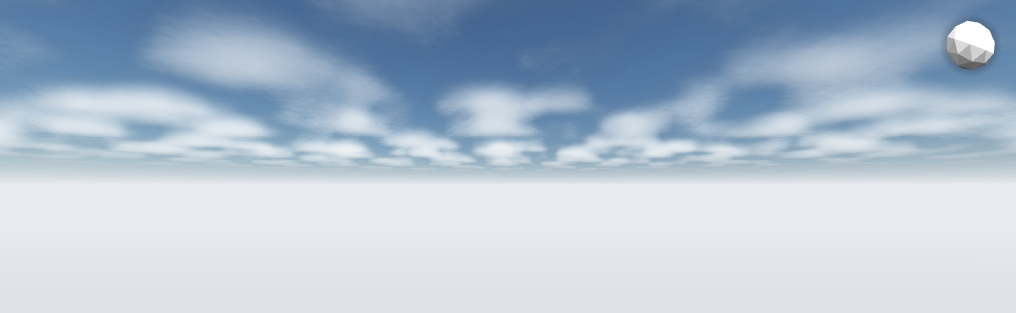
#> input picture analysis/tmp_r13_clouds/tune_cov25.png, 1016 x 313 px, found by its file name
$ python forensics4_r2.py
#> lines starting #> are read from the running program, lines starting #| are printed output that depends on the picture; after the words box and inside, x2 and y2 are one past the last pixel; in counts of white or black regions, pixels touching at a corner belong together
#!/usr/bin/env python3
"""Round 4: verify VLM claims — banding regions, streak periodicity, per-billow sun shading."""
import numpy as np
from PIL import Image
import json

def lum(a): return 0.2126*a[...,0]+0.7152*a[...,1]+0.0722*a[...,2]

def load(path):
#> called with path = 'tune_cov25.png'
    im = Image.open(path).convert("RGB")
#> im is the input picture: PIL image 1016x313 RGB; mean R, G, B 176.7, 191.9, 208.9
    rgb = np.asarray(im).astype(np.float32)
    return rgb, lum(rgb)

def stripe_check(profile, label):
    """Detect periodic oscillation in 1D profile after detrend."""
    p = profile - np.convolve(profile, np.ones(15)/15, mode="same")
    p = p[7:-7]
    if len(p) < 16: return None
    ac = np.correlate(p, p, mode="full")[len(p)-1:]
    ac = ac / (ac[0] if ac[0] > 0 else 1)
    # find first strong secondary peak (lag 4..len/2)
    half = len(p)//2
    peaks = [(lag, round(float(ac[lag]),3)) for lag in range(4, half)
             if ac[lag] > ac[lag-1] and ac[lag] > ac[lag+1] and ac[lag] > 0.35]
    return {"label": label, "n": len(p), "osc_rms": round(float(np.sqrt((p**2).mean())),2),
            "max_lag_peak": peaks[:4] if peaks else None,
            "ac_at_lags_4_40": [round(float(x),2) for x in ac[4:41:4]]}

out = {}

# ---------- A. cov25 blue-sky banding ----------
rgb, L = load("tune_cov25.png")
R,G,B = rgb[...,0],rgb[...,1],rgb[...,2]
# full-image coords == sky coords (sky = top 172 rows); clip to 172
res = []
# R1: vertical stripes upper-left (cols 10-120, rows 10-60)
reg = L[10:60, 10:120]
res.append(stripe_check(reg.mean(axis=0), "cov25 col-profile x10-120 y10-60 (vert stripes?)"))
#> in stripe_check, `p = profile - np.convolve(profile, np.ones(15)/15, mode="same")`: p = 110 values, max 61.73 at index 0, min -0.219 at index 36, mean 4.25
#> in stripe_check, `p = p[7:-7]`: p = 96 values, max 0.255 at index 4, min -0.219 at index 29, mean 0.0026
#> in stripe_check, `ac = np.correlate(p, p, mode="full")[len(p)-1:]`: ac = 96 values, max 0.752 at index 0, min -0.206 at index 29, mean 0.00424
#> in stripe_check, `ac = ac / (ac[0] if ac[0] > 0 else 1)`: ac = 96 values, max 1 at index 0, min -0.274 at index 29, mean 0.00564
#> in stripe_check, `half = len(p)//2`: half = 48
#> in stripe_check, `peaks = [(lag, round(float(ac[lag]),3)) for lag in range(4, half) if a..`: peaks = []
# R2: horizontal banding upper-right (rows 10-50, cols 700-940)
reg2 = L[10:50, 700:940]
res.append(stripe_check(reg2.mean(axis=1), "cov25 row-profile x700-940 y10-50 (horiz banding?)"))
# global blue-gap-only column profile (rows 0-60)
blueish = (B - R) > 30
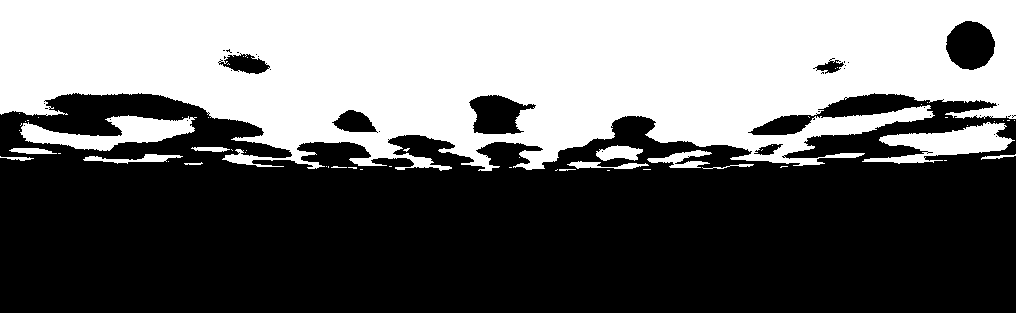
#> blueish: shape (313, 1016) bool; 42.6% white; 57 white regions (42 under 20 px), largest, box (x1, y1, x2, y2) and area: (0, 0, 1016, 171) 126846, (20, 115, 197, 151) 3003, (862, 122, 1015, 164) 2936
for (y0,y1,tag) in [(0,60,"top60rows"),(0,172,"allrows")]:
    m = blueish[y0:y1,:]
    prof = []
    for c in range(rgb.shape[1]):
        col = L[y0:y1, c][m[:, c]]
        prof.append(col.mean() if col.size else np.nan)
    prof = np.array(prof)
    prof = prof[~np.isnan(prof)]
    if len(prof) > 30:
        res.append(stripe_check(prof, f"cov25 blue-gap col-profile {tag} n={len(prof)}"))
    # row profile of blue gap
    m2 = blueish[:, :]
    prof2 = [L[r, :][m2[r, :]].mean() if m2[r,:].any() else np.nan for r in range(0, 172, 2)]
    prof2 = np.array(prof2); prof2 = prof2[~np.isnan(prof2)]
    if len(prof2) > 20:
        res.append(stripe_check(prof2, f"cov25 blue-gap row-profile {tag} n={len(prof2)}"))
#> this loop made 2 passes
#> after the loop, res = 6 items
out["cov25_banding_checks"] = res

# ---------- B. cov25 per-billow sun shading ----------
def quadrant_lum_check(box, name):
#> called with box = (440, 520, 100, 140), name = 'VLM billow A x440-520 y100-140'
    x0,x1,y0,y1 = box
    reg = L[y0:y1, x0:x1]
#> reg: shape (40, 80) float32
    hh, ww = reg.shape
#> hh = 40; ww = 80
    q = {"UR": float(reg[:hh//2, ww//2:].mean()), "UL": float(reg[:hh//2, :ww//2].mean()),
         "LR": float(reg[hh//2:, ww//2:].mean()), "LL": float(reg[hh//2:, :ww//2].mean())}
#> q = {'UR': 211.8, 'UL': 172.5, 'LR': 201.1, 'LL': 170.5}
    return {"name": name, "box": box, **{k: round(v,1) for k,v in q.items()},
            "UR_minus_LL": round(q["UR"]-q["LL"],1)}
out["cov25_billow_quadrants"] = [
    quadrant_lum_check((440,520,100,140), "VLM billow A x440-520 y100-140"),
    quadrant_lum_check((580,660,120,160), "VLM billow B x580-660 y120-160"),
    quadrant_lum_check((130,180,110,165), "billow near x150"),
    quadrant_lum_check((590,760,80,170), "right cluster x600-700"),
]
#> call 4 of quadrant_lum_check, with box = (590, 760, 80, 170), name = 'right cluster x600-700'
#> in quadrant_lum_check (call 4), `x0,x1,y0,y1 = box`: x0 = 590; x1 = 760; y0 = 80; y1 = 170
#> in quadrant_lum_check (call 4), `reg = L[y0:y1, x0:x1]`:
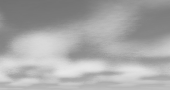
#> reg: shape (90, 170) float32; min 113.2, max 232.1, mean 168.7
#> in quadrant_lum_check (call 4), `q = {"UR": float(reg[:hh//2, ww//2:].mean()), "UL": float(reg[:hh//2, ..`: q = {'UR': 152.6, 'UL': 143.1, 'LR': 184.8, 'LL': 194.4}

# ---------- C. layered near-horizon streak periodicity ----------
rgb2, L2 = load("tune_layered.png")
#> call 2 of load, with path = 'tune_layered.png'
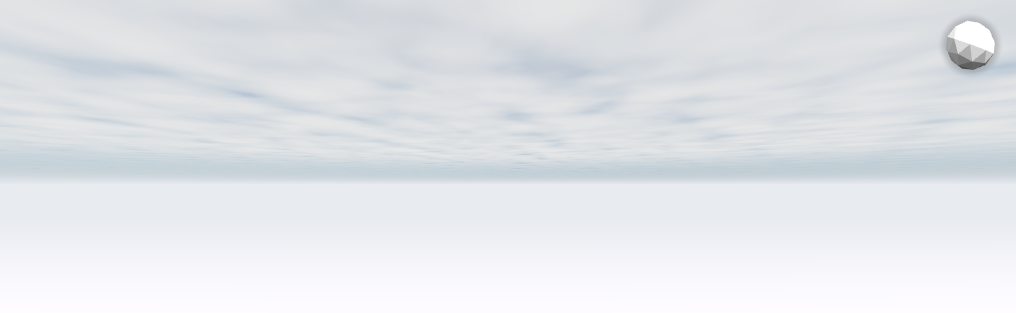
#> input picture analysis/tmp_r13_clouds/tune_layered.png, 1016 x 313 px, found by its file name
#> in load, im is the input picture: PIL image 1016x313 RGB; mean R, G, B 226.2, 229.3, 233.6
res2 = []
strip = L2[130:172, :]
res2.append(stripe_check(strip.mean(axis=0), "layered strip y130-172 col-profile (period?)"))
strip2 = L2[100:140, :]
res2.append(stripe_check(strip2.mean(axis=0), "layered strip y100-140 col-profile"))
# 2D autocorr small offsets in strip
s = strip - strip.mean()
for off in [24, 32, 48, 64, 96, 128]:
    a = s[:, off:]; b = s[:, :-off]
    d = np.sqrt((a**2).sum()*(b**2).sum())
    res2.append({"2D_autocorr_strip_offset": off, "r": round(float((a*b).sum()/d),3)})
#> this loop made 6 passes
#> d on passes 1 to 6: 2366904.8, 2345784.2, 2302333, 2258350.2, 2172541.5, 2091584
#> after the loop, res2 = 8 items
out["layered_streak_checks"] = res2

# ---------- D. cov75 dark lobe verification ----------
rgb3, L3 = load("tune_cov75.png")
#> call 3 of load, with path = 'tune_cov75.png'
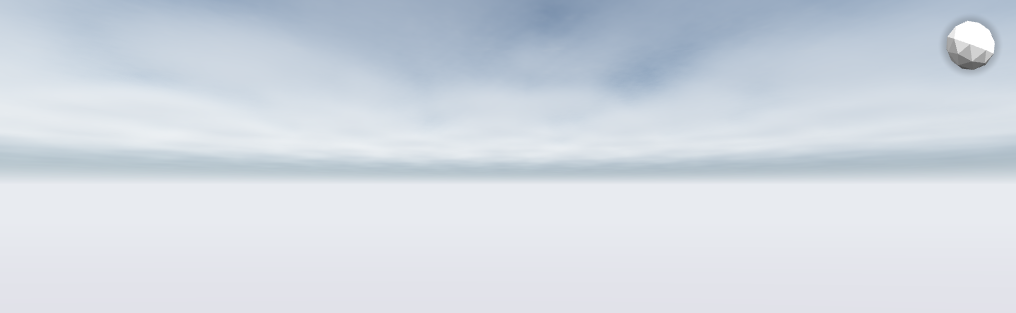
#> input picture analysis/tmp_r13_clouds/tune_cov75.png, 1016 x 313 px, found by its file name
#> in load, im is the input picture: PIL image 1016x313 RGB; mean R, G, B 209.3, 216.7, 225.9
def boxstat(box):
#> called with box = (150, 250, 60, 100)
    x0,x1,y0,y1 = box
    reg = L3[y0:y1, x0:x1]
#> reg: shape (40, 100) float32
    return {"box": box, "mean": round(float(reg.mean()),1), "min": round(float(reg.min()),1),
            "p5": round(float(np.percentile(reg,5)),1)}
out["cov75_boxes"] = [
    boxstat((150,250,60,100)),   # VLM dark streak mid-left
    boxstat((450,520,110,130)),  # VLM lobe lower-left flank
    boxstat((700,800,40,70)),    # VLM brighter rims upper right
    boxstat((0,150,60,120)),     # far left
    boxstat((850,950,20,60)),    # near sun/top-right
]

# ---------- E. base: horizontal smear/streak check ----------
rgb4, L4 = load("tune_base.png")
#> call 4 of load, with path = 'tune_base.png'
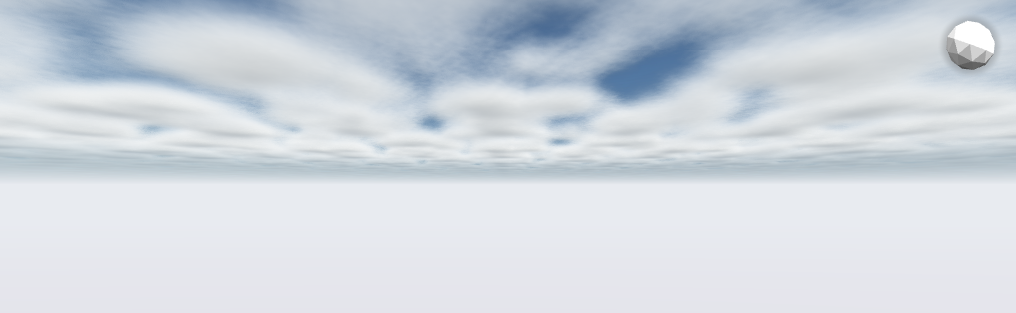
#> input picture analysis/tmp_r13_clouds/tune_base.png, 1016 x 313 px, found by its file name
#> in load, im is the input picture: PIL image 1016x313 RGB; mean R, G, B 208.5, 215.3, 223.2
s4 = L4 - L4.mean()
acx = []
for off in [32, 64, 96, 128, 192, 256]:
    a = s4[:, off:]; b = s4[:, :-off]
    d = np.sqrt((a**2).sum()*(b**2).sum())
    acx.append({"x_off": off, "r": round(float((a*b).sum()/d),3)})
#> this loop made 6 passes
#> d on passes 1 to 6: 196514048, 190986304, 185732192, 180896560, 173388880, 166516576
#> after the loop, acx = 6 items
for off in [16, 24, 32]:
    a = s4[off:, :]; b = s4[:-off, :]
    d = np.sqrt((a**2).sum()*(b**2).sum())
    acx.append({"y_off": off, "r": round(float((a*b).sum()/d),3)})
#> this loop made 3 passes
#> d on passes 1 to 3: 181082768, 172587536, 163718192
#> pass 1, `b = s4[:-off, :]`:
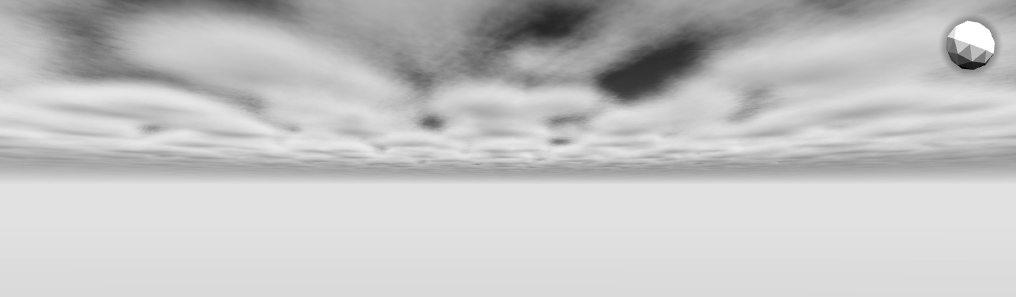
#> b: shape (297, 1016) float32; min -137.4, max 40.56, mean -0.8; drawn with min black and max white
#> after the loop, acx = 9 items
out["base_autocorr_aniso"] = acx
# gradient orientation histogram (streak direction)
gy, gx = np.gradient(L4[:172,:])
mag = np.sqrt(gx**2+gy**2)
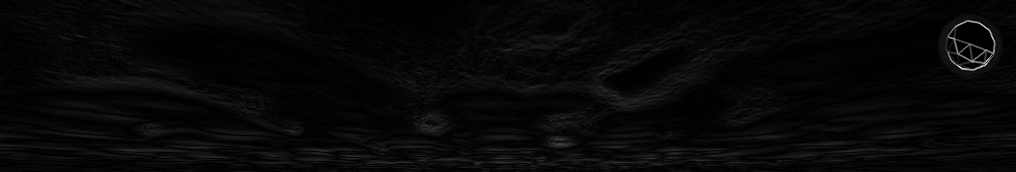
#> mag: shape (172, 1016) float32; min 0, max 69.11, mean 2.1; drawn with min black and max white
sel = mag > np.percentile(mag, 97)
ang = (np.degrees(np.arctan2(gy[sel], gx[sel])) + 180) % 180
#> ang = 5243 values, max 179.9 at index 474, min 0 at index 90, mean 88.81
hist, edges = np.histogram(ang, bins=18, range=(0,180))
#> hist = 18 values, max 1856 at index 9, min 18 at index 17, mean 291.3; edges = 19 values from 0 to 180
out["base_grad_orient_hist_10deg"] = hist.astype(int).tolist()

print(json.dumps(out, indent=1))
#> (printed output is left out)
